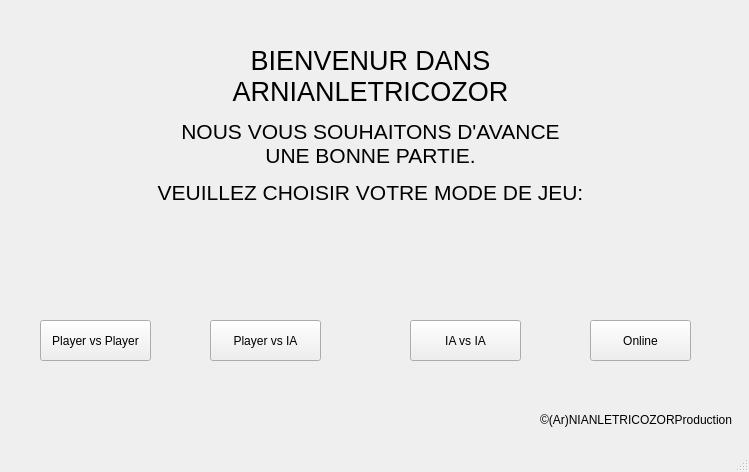
<?xml version="1.0" encoding="UTF-8"?>
<ui version="4.0">
 <class>IntroWindow</class>
 <widget class="QMainWindow" name="IntroWindow">
  <property name="geometry">
   <rect>
    <x>0</x>
    <y>0</y>
    <width>749</width>
    <height>472</height>
   </rect>
  </property>
  <property name="windowTitle">
   <string>MainWindow</string>
  </property>
  <widget class="QWidget" name="centralwidget">
   <widget class="QPushButton" name="pushButton">
    <property name="geometry">
     <rect>
      <x>40</x>
      <y>320</y>
      <width>111</width>
      <height>41</height>
     </rect>
    </property>
    <property name="text">
     <string>Player vs Player</string>
    </property>
   </widget>
   <widget class="QPushButton" name="pushButton_2">
    <property name="geometry">
     <rect>
      <x>210</x>
      <y>320</y>
      <width>111</width>
      <height>41</height>
     </rect>
    </property>
    <property name="text">
     <string>Player vs IA</string>
    </property>
   </widget>
   <widget class="QPushButton" name="pushButton_3">
    <property name="geometry">
     <rect>
      <x>590</x>
      <y>320</y>
      <width>101</width>
      <height>41</height>
     </rect>
    </property>
    <property name="text">
     <string>Online</string>
    </property>
   </widget>
   <widget class="QLabel" name="label">
    <property name="geometry">
     <rect>
      <x>140</x>
      <y>0</y>
      <width>461</width>
      <height>251</height>
     </rect>
    </property>
    <property name="text">
     <string>&lt;html&gt;&lt;head/&gt;&lt;body&gt;&lt;p align=&quot;center&quot;&gt;&lt;span style=&quot; font-size:20pt;&quot;&gt;BIENVENUR DANS&lt;br/&gt;ARNIANLETRICOZOR&lt;/span&gt;&lt;/p&gt;&lt;p align=&quot;center&quot;&gt;&lt;span style=&quot; font-size:16pt;&quot;&gt;NOUS VOUS SOUHAITONS D'AVANCE &lt;br/&gt;UNE BONNE PARTIE.&lt;/span&gt;&lt;/p&gt;&lt;p align=&quot;center&quot;&gt;&lt;span style=&quot; font-size:16pt;&quot;&gt;VEUILLEZ CHOISIR VOTRE MODE DE JEU:&lt;/span&gt;&lt;/p&gt;&lt;/body&gt;&lt;/html&gt;</string>
    </property>
   </widget>
   <widget class="QLabel" name="label_2">
    <property name="geometry">
     <rect>
      <x>540</x>
      <y>410</y>
      <width>201</width>
      <height>20</height>
     </rect>
    </property>
    <property name="text">
     <string>©(Ar)NIANLETRICOZORProduction</string>
    </property>
   </widget>
   <widget class="QPushButton" name="pushButton_4">
    <property name="geometry">
     <rect>
      <x>410</x>
      <y>320</y>
      <width>111</width>
      <height>41</height>
     </rect>
    </property>
    <property name="text">
     <string>IA vs IA</string>
    </property>
   </widget>
  </widget>
  <widget class="QMenuBar" name="menubar">
   <property name="geometry">
    <rect>
     <x>0</x>
     <y>0</y>
     <width>749</width>
     <height>22</height>
    </rect>
   </property>
  </widget>
  <widget class="QStatusBar" name="statusbar"/>
 </widget>
 <resources/>
 <connections/>
</ui>
